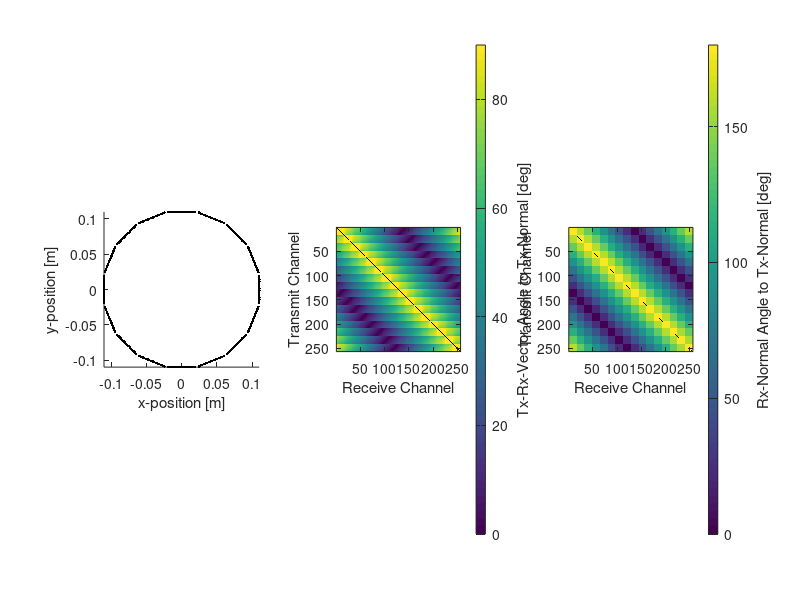

Reproduce this figure in MATLAB.
% script to calculate the ideal positions of the transducer elements

% close all
clearvars

r         = 0.11;    % array radius in m
p         = 2.54e-3; % element pitch in m
N_per_mod = 16; % number of elements per array module
Nmod      = 16; % number of modules
Ntd       = N_per_mod * Nmod; % total number of elements
delta_angle = 360 / Nmod;

element_positions = zeros(Ntd, 2); % initialise position vector

%% calculate positions of a single module

mod_len = ((N_per_mod) - 1) * p;
mod_x   = linspace(-mod_len/2, mod_len/2, N_per_mod)';
mod_y   = r * ones(N_per_mod, 1);

%% calculate positions of all modules

% loop over modules
for mdx = 1:Nmod
    angle = -(mdx - 1) * delta_angle;
    s = sind(angle);
    c = cosd(angle);
    
    % rotate module coordinates
    mod_x_new = mod_x * c - mod_y * s;
    mod_y_new = mod_x * s + mod_y * c;
   
    % save positions
    i_start = ((mdx - 1) * N_per_mod) + 1;
    i_end   = i_start + N_per_mod - 1;
    element_positions(i_start:i_end, :) = [mod_x_new, mod_y_new];
end

% calculate distances between pairs
distance_matrix = squareform(pdist(element_positions));

% calculate angle between tx/rx vector and normal axis of tx element
angle_TxRx_to_TxNorm = zeros(Ntd, Ntd);
for idx = 1:Ntd
    for jdx = 1:Ntd
        if idx == jdx
            angle_TxRx_to_TxNorm(idx, jdx) = NaN;
        else
            normal_angle  = floor((idx - 1)/N_per_mod) * delta_angle; % relative to positive y axis
            normal_vector = [sind(normal_angle), cosd(normal_angle), 0];
            pair_vector   = [element_positions(jdx,:) - element_positions(idx,:), 0];
            CosTheta      = dot(normal_vector,pair_vector) / (norm(normal_vector)*norm(pair_vector));
            angle_TxRx_to_TxNorm(idx, jdx) = real(acosd(-CosTheta));
        end    
    end
end

% calculate angle between rx/tx vector and normal axis of rx element
angle_RxTx_to_RxNorm = angle_TxRx_to_TxNorm';

% calculate angle between tx normal (beam axis) and rx normal (beam axis)
angle_TxNorm_to_RxNorm = zeros(Ntd, Ntd);
for idx = 1:Ntd
    for jdx = 1:Ntd
        if idx == jdx
            angle_TxNorm_to_RxNorm(idx, jdx) = NaN;
        else
            tx_normal_angle  = floor((idx - 1)/N_per_mod) * delta_angle; % relative to positive y axis
            tx_normal_vector = [sind(tx_normal_angle), cosd(tx_normal_angle), 0];

            rx_normal_angle  = floor((jdx - 1)/N_per_mod) * delta_angle; % relative to positive y axis
            rx_normal_vector = [sind(rx_normal_angle), cosd(rx_normal_angle), 0];            

            CosTheta      = dot(tx_normal_vector,rx_normal_vector) / (norm(tx_normal_vector)*norm(rx_normal_vector));
            angle_TxNorm_to_RxNorm(idx, jdx) = real(acosd(-CosTheta));
        end    
    end
end

%% Make mask for whether a receiver is directly opposite the transmitter


is_opposite = angle_TxRx_to_TxNorm;
for tdx = 1:Ntd
    is_opposite(tdx, is_opposite(tdx,:) ~= min(is_opposite(tdx,:)) ) = NaN;
end
is_opposite = ~isnan(is_opposite);

%% plot and save data

figure;
subplot(1, 3, 1);
hold on
plot(element_positions(:,1), element_positions(:,2), 'k.')
axis image
xlabel('x-position [m]');
ylabel('y-position [m]');

subplot(1, 3, 2);
imagesc(angle_TxRx_to_TxNorm);
C = colorbar;
xlabel('Receive Channel');
ylabel('Transmit Channel');
ylabel(C, 'Tx-Rx-Vector Angle to Tx-Normal [deg]');
axis image

subplot(1, 3, 3);
imagesc(angle_TxNorm_to_RxNorm);
C = colorbar;
xlabel('Receive Channel');
ylabel('Transmit Channel');
ylabel(C, 'Rx-Normal Angle to Tx-Normal [deg]');
axis image

set(gcf, 'position', [43 463 1725 378]);


save('ideal_element_positions.mat', ...
    'element_positions', 'distance_matrix', 'angle_TxRx_to_TxNorm', 'angle_RxTx_to_RxNorm', 'angle_TxNorm_to_RxNorm', 'is_opposite');